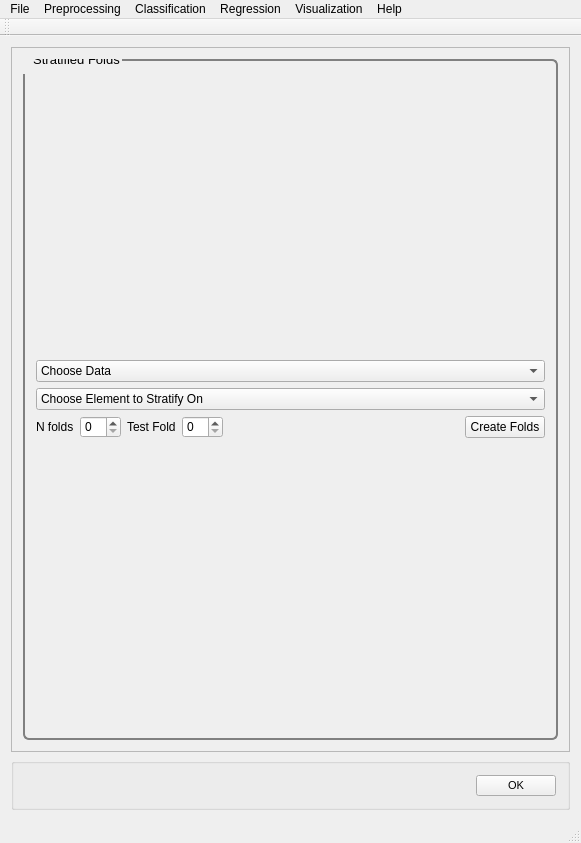
<?xml version="1.0" encoding="UTF-8"?>
<ui version="4.0">
    <class>MainWindow</class>
    <widget class="QMainWindow" name="MainWindow">
        <property name="geometry">
            <rect>
                <x>0</x>
                <y>0</y>
                <width>581</width>
                <height>843</height>
            </rect>
        </property>
        <property name="windowTitle">
            <string>PYSAT</string>
        </property>
        <widget class="QWidget" name="centralWidget">
            <layout class="QVBoxLayout" name="verticalLayout_9">
                <item>
                    <widget class="QScrollArea" name="scrollArea">
                        <property name="widgetResizable">
                            <bool>true</bool>
                        </property>
                        <widget class="QWidget" name="scrollAreaWidgetContents_2">
                            <property name="geometry">
                                <rect>
                                    <x>0</x>
                                    <y>0</y>
                                    <width>561</width>
                                    <height>721</height>
                                </rect>
                            </property>
                            <property name="font">
                                <font>
                                    <pointsize>8</pointsize>
                                </font>
                            </property>
                            <property name="styleSheet">
                                <string notr="true">QGroupBox {
                                    border: 2px solid gray;
                                    border-radius: 6px;
                                    margin-top: 0.5em;
                                    }

                                    QGroupBox::title {

                                    padding-top: -14px;
                                    padding-left: 8px;
                                    }
                                </string>
                            </property>
                            <layout class="QVBoxLayout" name="verticalLayout_8">
                                <item>
                                    <widget class="QGroupBox" name="strat_folds">
                                        <property name="font">
                                            <font>
                                                <pointsize>10</pointsize>
                                            </font>
                                        </property>
                                        <property name="title">
                                            <string>Stratified Folds</string>
                                        </property>
                                        <layout class="QVBoxLayout" name="verticalLayout">
                                            <item>
                                                <layout class="QVBoxLayout" name="strat_folds_vlayout">
                                                    <item>
                                                        <widget class="QComboBox" name="strat_folds_choose_data">
                                                            <item>
                                                                <property name="text">
                                                                    <string>Choose Data</string>
                                                                </property>
                                                            </item>
                                                            <item>
                                                                <property name="text">
                                                                    <string>Unknown Data</string>
                                                                </property>
                                                            </item>
                                                            <item>
                                                                <property name="text">
                                                                    <string>Known Data</string>
                                                                </property>
                                                            </item>
                                                        </widget>
                                                    </item>
                                                    <item>
                                                        <widget class="QComboBox" name="strat_folds_choose_element">
                                                            <item>
                                                                <property name="text">
                                                                    <string>Choose Element to Stratify On</string>
                                                                </property>
                                                            </item>
                                                            <item>
                                                                <property name="text">
                                                                    <string>SiO2</string>
                                                                </property>
                                                            </item>
                                                            <item>
                                                                <property name="text">
                                                                    <string>TiO2</string>
                                                                </property>
                                                            </item>
                                                            <item>
                                                                <property name="text">
                                                                    <string>Al2O3</string>
                                                                </property>
                                                            </item>
                                                            <item>
                                                                <property name="text">
                                                                    <string>FeOT</string>
                                                                </property>
                                                            </item>
                                                            <item>
                                                                <property name="text">
                                                                    <string>MgO</string>
                                                                </property>
                                                            </item>
                                                            <item>
                                                                <property name="text">
                                                                    <string>CaO</string>
                                                                </property>
                                                            </item>
                                                            <item>
                                                                <property name="text">
                                                                    <string>Na2O</string>
                                                                </property>
                                                            </item>
                                                            <item>
                                                                <property name="text">
                                                                    <string>K2O</string>
                                                                </property>
                                                            </item>
                                                        </widget>
                                                    </item>
                                                    <item>
                                                        <layout class="QHBoxLayout" name="strat_folds_hlayout">
                                                            <item>
                                                                <widget class="QLabel" name="nfolds_label">
                                                                    <property name="text">
                                                                        <string>N folds</string>
                                                                    </property>
                                                                </widget>
                                                            </item>
                                                            <item>
                                                                <widget class="QSpinBox" name="nfolds_spin"/>
                                                            </item>
                                                            <item>
                                                                <widget class="QLabel" name="test_fold_label">
                                                                    <property name="text">
                                                                        <string>Test Fold</string>
                                                                    </property>
                                                                </widget>
                                                            </item>
                                                            <item>
                                                                <widget class="QSpinBox" name="test_fold_spin"/>
                                                            </item>
                                                            <item>
                                                                <spacer name="strat_folds_spacer">
                                                                    <property name="orientation">
                                                                        <enum>Qt::Horizontal</enum>
                                                                    </property>
                                                                    <property name="sizeHint" stdset="0">
                                                                        <size>
                                                                            <width>40</width>
                                                                            <height>20</height>
                                                                        </size>
                                                                    </property>
                                                                </spacer>
                                                            </item>
                                                            <item>
                                                                <widget class="QPushButton" name="create_folds">
                                                                    <property name="text">
                                                                        <string>Create Folds</string>
                                                                    </property>
                                                                </widget>
                                                            </item>
                                                        </layout>
                                                    </item>
                                                </layout>
                                            </item>
                                        </layout>
                                    </widget>
                                </item>
                            </layout>
                        </widget>
                    </widget>
                </item>
                <item>
                    <widget class="QGroupBox" name="OK">
                        <layout class="QHBoxLayout" name="ok">
                            <item>
                                <spacer name="horizontalSpacer_5">
                                    <property name="orientation">
                                        <enum>Qt::Horizontal</enum>
                                    </property>
                                    <property name="sizeHint" stdset="0">
                                        <size>
                                            <width>40</width>
                                            <height>20</height>
                                        </size>
                                    </property>
                                </spacer>
                            </item>
                            <item>
                                <widget class="QPushButton" name="okButton">
                                    <property name="font">
                                        <font>
                                            <pointsize>8</pointsize>
                                        </font>
                                    </property>
                                    <property name="mouseTracking">
                                        <bool>false</bool>
                                    </property>
                                    <property name="text">
                                        <string>OK</string>
                                    </property>
                                </widget>
                            </item>
                        </layout>
                    </widget>
                </item>
            </layout>
        </widget>
        <widget class="QToolBar" name="mainToolBar">
            <attribute name="toolBarArea">
                <enum>TopToolBarArea</enum>
            </attribute>
            <attribute name="toolBarBreak">
                <bool>false</bool>
            </attribute>
        </widget>
        <widget class="QStatusBar" name="statusBar"/>
        <widget class="QMenuBar" name="menuBar">
            <property name="geometry">
                <rect>
                    <x>0</x>
                    <y>0</y>
                    <width>581</width>
                    <height>21</height>
                </rect>
            </property>
            <widget class="QMenu" name="menuFile">
                <property name="title">
                    <string>File</string>
                </property>
                <addaction name="actionLoad_Refence_Data"/>
                <addaction name="actionLoad_Unknown_Data"/>
                <addaction name="actionSet_output_location"/>
                <addaction name="separator"/>
                <addaction name="actionSave_Current_Plots"/>
                <addaction name="actionSave_Current_Data"/>
                <addaction name="separator"/>
                <addaction name="actionCreate_New_Workflow"/>
                <addaction name="actionSave_Current_Workflow"/>
                <addaction name="separator"/>
                <addaction name="actionExit"/>
            </widget>
            <widget class="QMenu" name="menuPreprocessing">
                <property name="title">
                    <string>Preprocessing</string>
                </property>
                <widget class="QMenu" name="menuBaseline_Removal">
                    <property name="title">
                        <string>Baseline Removal</string>
                    </property>
                    <addaction name="actionALS"/>
                    <addaction name="actionDietrich"/>
                    <addaction name="actionPolyFit"/>
                    <addaction name="actionAirPLS"/>
                    <addaction name="actionFABC"/>
                    <addaction name="actionKK"/>
                    <addaction name="actionMario"/>
                    <addaction name="actionMedian"/>
                    <addaction name="actionRubberband"/>
                    <addaction name="actionUndecimated_Wavelet"/>
                </widget>
                <widget class="QMenu" name="menuCalibration_Transfer">
                    <property name="title">
                        <string>Calibration Transfer</string>
                    </property>
                    <addaction name="actionRatio"/>
                    <addaction name="actionTommy_s_Methgod"/>
                    <addaction name="actionPiecewise_Direct_Standardization"/>
                    <addaction name="actionOthers_3"/>
                </widget>
                <addaction name="actionNormalization"/>
                <addaction name="actionNoise_Reduction"/>
                <addaction name="actionApply_Mask"/>
                <addaction name="actionInterpolate"/>
                <addaction name="actionInstrument_Response"/>
                <addaction name="menuBaseline_Removal"/>
                <addaction name="menuCalibration_Transfer"/>
                <addaction name="actionICA_2"/>
                <addaction name="actionPCA_2"/>
            </widget>
            <widget class="QMenu" name="menuRegression">
                <property name="title">
                    <string>Regression</string>
                </property>
                <addaction name="actionCross_Validation"/>
                <addaction name="actionTrain"/>
                <addaction name="actionPredict"/>
                <addaction name="actionCreate_N_Folds"/>
                <addaction name="actionCreate_Test_Folds"/>
                <addaction name="actionSubmodel_Ranges"/>
            </widget>
            <widget class="QMenu" name="menuHelp">
                <property name="title">
                    <string>Help</string>
                </property>
                <addaction name="actionIndex"/>
                <addaction name="actionContent_2"/>
                <addaction name="separator"/>
                <addaction name="actionAbout"/>
                <addaction name="actionAbout_QtCreator"/>
            </widget>
            <widget class="QMenu" name="menuClassification">
                <property name="title">
                    <string>Classification</string>
                </property>
                <widget class="QMenu" name="menuSupervised">
                    <property name="title">
                        <string>Supervised</string>
                    </property>
                    <addaction name="actionPLS_DA"/>
                    <addaction name="actionSIMCA"/>
                </widget>
                <widget class="QMenu" name="menuClustering">
                    <property name="title">
                        <string>Clustering</string>
                    </property>
                    <addaction name="actionK_means"/>
                    <addaction name="actionHierarchical_2"/>
                </widget>
                <addaction name="menuSupervised"/>
                <addaction name="menuClustering"/>
            </widget>
            <widget class="QMenu" name="menuVisualization">
                <property name="title">
                    <string>Visualization</string>
                </property>
                <addaction name="actionLine_Plot"/>
                <addaction name="action1_to_1_Plot"/>
                <addaction name="actionScatter_Plot"/>
            </widget>
            <addaction name="menuFile"/>
            <addaction name="menuPreprocessing"/>
            <addaction name="menuClassification"/>
            <addaction name="menuRegression"/>
            <addaction name="menuVisualization"/>
            <addaction name="menuHelp"/>
        </widget>
        <action name="actionLoad_Refence_Data">
            <property name="text">
                <string>Load Refence Data</string>
            </property>
        </action>
        <action name="actionLoad_Unknown_Data">
            <property name="text">
                <string>Load Unknown Data</string>
            </property>
        </action>
        <action name="actionSave_Current_Workflow">
            <property name="text">
                <string>Save Current Workflow</string>
            </property>
        </action>
        <action name="actionSave_Current_Plots">
            <property name="text">
                <string>Save Current Plots</string>
            </property>
        </action>
        <action name="actionSave_Current_Data">
            <property name="text">
                <string>Save Current Data</string>
            </property>
        </action>
        <action name="actionCreate_New_Workflow">
            <property name="text">
                <string>Create New Workflow</string>
            </property>
        </action>
        <action name="actionNoise_Reduction">
            <property name="text">
                <string>Noise Reduction</string>
            </property>
        </action>
        <action name="actionApply_Mask">
            <property name="text">
                <string>Apply Mask</string>
            </property>
        </action>
        <action name="actionInterpolate">
            <property name="text">
                <string>Interpolate (unknown to known)</string>
            </property>
        </action>
        <action name="actionInstrument_Response">
            <property name="text">
                <string>Instrument Response</string>
            </property>
        </action>
        <action name="actionALS">
            <property name="text">
                <string>ALS</string>
            </property>
        </action>
        <action name="actionDietrich">
            <property name="text">
                <string>Dietrich</string>
            </property>
        </action>
        <action name="actionPolyFit">
            <property name="text">
                <string>PolyFit</string>
            </property>
        </action>
        <action name="actionAirPLS">
            <property name="text">
                <string>AirPLS</string>
            </property>
        </action>
        <action name="actionFABC">
            <property name="text">
                <string>FABC</string>
            </property>
        </action>
        <action name="actionKK">
            <property name="text">
                <string>KK</string>
            </property>
        </action>
        <action name="actionMario">
            <property name="text">
                <string>Mario</string>
            </property>
        </action>
        <action name="actionMedian">
            <property name="text">
                <string>Median</string>
            </property>
        </action>
        <action name="actionRubberband">
            <property name="text">
                <string>Rubberband</string>
            </property>
        </action>
        <action name="actionUndecimated_Wavelet">
            <property name="text">
                <string>Undecimated Wavelet</string>
            </property>
        </action>
        <action name="actionRatio">
            <property name="text">
                <string>Ratio</string>
            </property>
        </action>
        <action name="actionTommy_s_Methgod">
            <property name="text">
                <string>Tommy's Method</string>
            </property>
        </action>
        <action name="actionPiecewise_Direct_Standardization">
            <property name="text">
                <string>Piecewise Direct Standardization</string>
            </property>
        </action>
        <action name="actionPCA">
            <property name="text">
                <string>PCA</string>
            </property>
        </action>
        <action name="actionICA">
            <property name="text">
                <string>ICA</string>
            </property>
        </action>
        <action name="actionK_Means">
            <property name="text">
                <string>K-Means</string>
            </property>
        </action>
        <action name="actionHierarchical">
            <property name="text">
                <string>Hierarchical</string>
            </property>
        </action>
        <action name="actionOthers">
            <property name="text">
                <string>Others...</string>
            </property>
        </action>
        <action name="actionOthers_2">
            <property name="text">
                <string>Others...</string>
            </property>
        </action>
        <action name="actionOthers_3">
            <property name="text">
                <string>Others...</string>
            </property>
        </action>
        <action name="actionPLS">
            <property name="text">
                <string>PLS</string>
            </property>
        </action>
        <action name="actionSM_PLS">
            <property name="text">
                <string>SM-PLS</string>
            </property>
        </action>
        <action name="actionICA_Regression">
            <property name="text">
                <string>ICA Regression</string>
            </property>
        </action>
        <action name="actionGaussian_Process">
            <property name="text">
                <string>Gaussian Process</string>
            </property>
        </action>
        <action name="actionMLP">
            <property name="text">
                <string>MLP</string>
            </property>
        </action>
        <action name="actionSVM">
            <property name="text">
                <string>SVM</string>
            </property>
        </action>
        <action name="actionOthers_4">
            <property name="text">
                <string>Others...</string>
            </property>
        </action>
        <action name="actionOthers_5">
            <property name="text">
                <string>Others...</string>
            </property>
        </action>
        <action name="actionIndex">
            <property name="text">
                <string>Index</string>
            </property>
        </action>
        <action name="actionContent_2">
            <property name="text">
                <string>Content</string>
            </property>
        </action>
        <action name="actionAbout">
            <property name="text">
                <string>About...</string>
            </property>
        </action>
        <action name="actionAbout_QtCreator">
            <property name="text">
                <string>About Qt...</string>
            </property>
        </action>
        <action name="actionExit">
            <property name="text">
                <string>Exit</string>
            </property>
        </action>
        <action name="actionNormalization">
            <property name="text">
                <string>Normalization</string>
            </property>
        </action>
        <action name="actionICA_2">
            <property name="text">
                <string>ICA</string>
            </property>
        </action>
        <action name="actionPCA_2">
            <property name="text">
                <string>PCA</string>
            </property>
        </action>
        <action name="actionPLS_DA">
            <property name="text">
                <string>PLS-DA</string>
            </property>
        </action>
        <action name="actionSIMCA">
            <property name="text">
                <string>SIMCA</string>
            </property>
        </action>
        <action name="actionK_means">
            <property name="text">
                <string>K-means</string>
            </property>
        </action>
        <action name="actionHierarchical_2">
            <property name="text">
                <string>Hierarchical</string>
            </property>
        </action>
        <action name="actionCross_Validation">
            <property name="text">
                <string>Cross Validation</string>
            </property>
        </action>
        <action name="actionTrain">
            <property name="text">
                <string>Train</string>
            </property>
        </action>
        <action name="actionPredict">
            <property name="text">
                <string>Predict</string>
            </property>
        </action>
        <action name="actionLine_Plot">
            <property name="text">
                <string>Line Plot</string>
            </property>
        </action>
        <action name="action1_to_1_Plot">
            <property name="text">
                <string>1 to 1 Plot</string>
            </property>
        </action>
        <action name="actionScatter_Plot">
            <property name="text">
                <string>Scatter Plot</string>
            </property>
        </action>
        <action name="actionSet_output_location">
            <property name="text">
                <string>Output Location</string>
            </property>
        </action>
        <action name="actionCreate_N_Folds">
            <property name="text">
                <string>Create N Folds</string>
            </property>
        </action>
        <action name="actionCreate_Test_Folds">
            <property name="text">
                <string>Create Test Folds</string>
            </property>
        </action>
        <action name="actionSubmodel_Ranges">
            <property name="text">
                <string>Submodel Ranges</string>
            </property>
        </action>
    </widget>
    <layoutdefault spacing="6" margin="11"/>
    <resources/>
    <connections/>
</ui>
